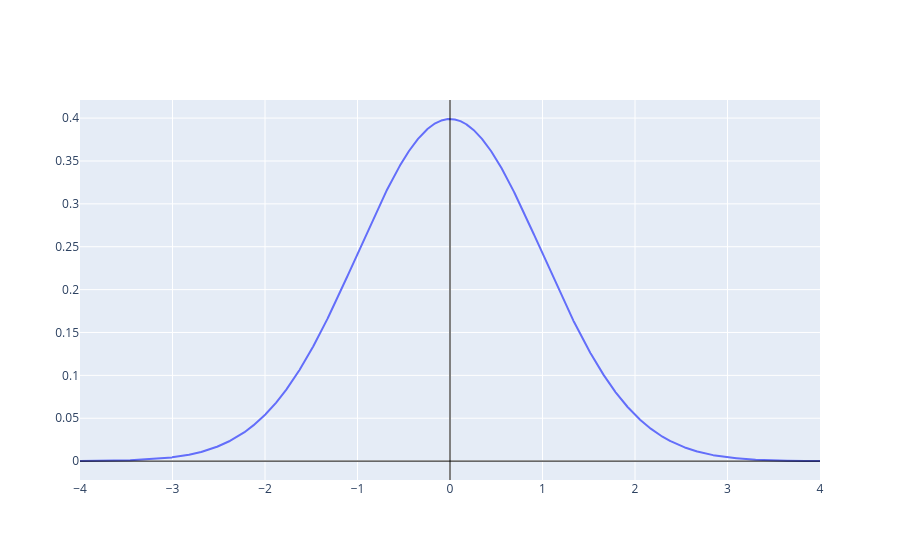

The cell this chart's notebook holds for it:
### Code cell
if __name__ == '__main__' and '__file__' not in globals():
  location = _gaussian(0.0, 1.0) #initial guess, 95% confidence that thing is between -2 and 2, with gaussian spread
  sensor = lambda y, x: _gaussian(x, 2.0)(y) #location sensor 95% confident in its reading within += 4 units
  reading = 2.0 #location sensor reads 2.0
  _plot_function(location, (-4, 4))

### Figure 1 — Plotly figure (JSON) as saved in the notebook; plotly's stock layout.template omitted (floating-point values rounded to 4 significant figures; data arrays with more than 128 entries replaced by an {"elided": "..."} marker saying what was removed)
{"data": [{"mode": "lines", "type": "scatter", "x": {"elided": "4097 float values"}, "y": {"elided": "4097 float values"}}], "layout": {"shapes": [{"line": {"color": "black", "width": 1}, "type": "line", "x0": 0, "x1": 1, "xref": "x domain", "y0": 0, "y1": 0, "yref": "y"}, {"line": {"color": "black", "width": 1}, "type": "line", "x0": 0, "x1": 0, "xref": "x", "y0": 0, "y1": 1, "yref": "y domain"}]}}
